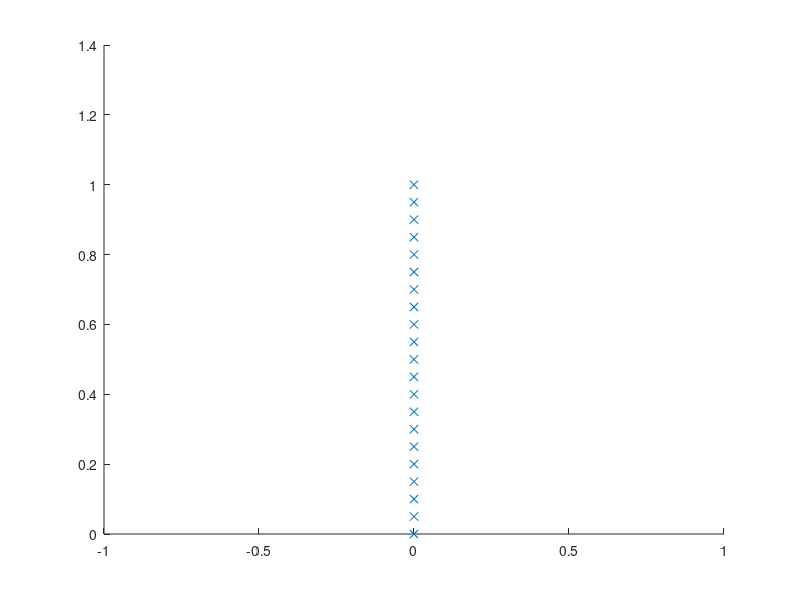

Source code (MATLAB): (Note: this script raises an error after producing the figure.)
clc;
clear;

n = 20; % количество интервалов разбиения 
R = 0.4; % безразмерный параметр, регулирующий устойчивость вычислительной схемы
t_max = 1; % верхняя граница времени расчета
h = 1 / n; % шаг по пространству
tau = R * h ^ 2; % шаг по времени

W = zeros(n + 1, 1); % Безразмерная разница скоростей
u = zeros(n + 1, 1); % Скорость
u_s = zeros(n + 1, 1); % Особое решение уравнения движения, удовлетворяющее граничным условиям
y = zeros(n + 1, 1); % Безразмерная координата
C = zeros(n + 1, 4); % Коэфициенты

% Определяем y(i)
for i = 2 : n + 1
    
    y(i) = y(i - 1) + h;
    
end

% Граничные условия
for i = 1 : n + 1
    
    u_s(i) = 1 - y(i) ^ 2;
    W(i) = u_s(i);
    u(i) = 0;
    
end


time_point = 1;
t_legend = zeros(6,1);
marks = ['x', 'o', 's', 'd', 'v', '^'];

control_point = 1;

hold on;
plot(u, y, marks(time_point));
t_legend(time_point) = 0;
time_point = time_point + 1;

for t = tau : tau : t_max
    
    for i = 1 : n
        
        C(i, 1) = R;
        C(i, 2) = - 1 - 2 * R;
        C(i, 3) = R;
        C(i, 4) = - W(i);
        
    end
 
    C(1, 3) = C(1, 1) + C(1, 3);
    C(1, 1) = 0;
    C(n, 4) = C(n, 4) - C(n, 3) * W(n + 1);
    C(n, 3) = 0;
    
    control_point = control_point + 1;
    W = TRID(C, n);
    W(n+1) = 1 - y(n + 1) ^ 2;
    
    for i = 1 : n
        
        u(i) = u_s(i) - W(i);
       
    end

    
    if (mod(control_point - 1, 200) == 0 && time_point <= length(t_legend) - 1)
        
        plot(u, y, marks(time_point));
        t_legend(time_point) = t;
        time_point = time_point + 1;
        
    end
    
end

plot(u, y, marks(time_point));
hold off;

title('Velocity profiles')
box on;
grid on;
axis([0 1 0 1]);
set(gca,'YTick',[0 0.2 0.4 0.6 0.8 1]);
xlabel('Dimensionless velocity');
ylabel('Dimensionless height');
legend(['T = ' num2str(t_legend(1))],['T = ' num2str(t_legend(2))],['T = ' num2str(t_legend(3))],['T = ' num2str(t_legend(4))],['T = ' num2str(t_legend(5))],'steady state')
